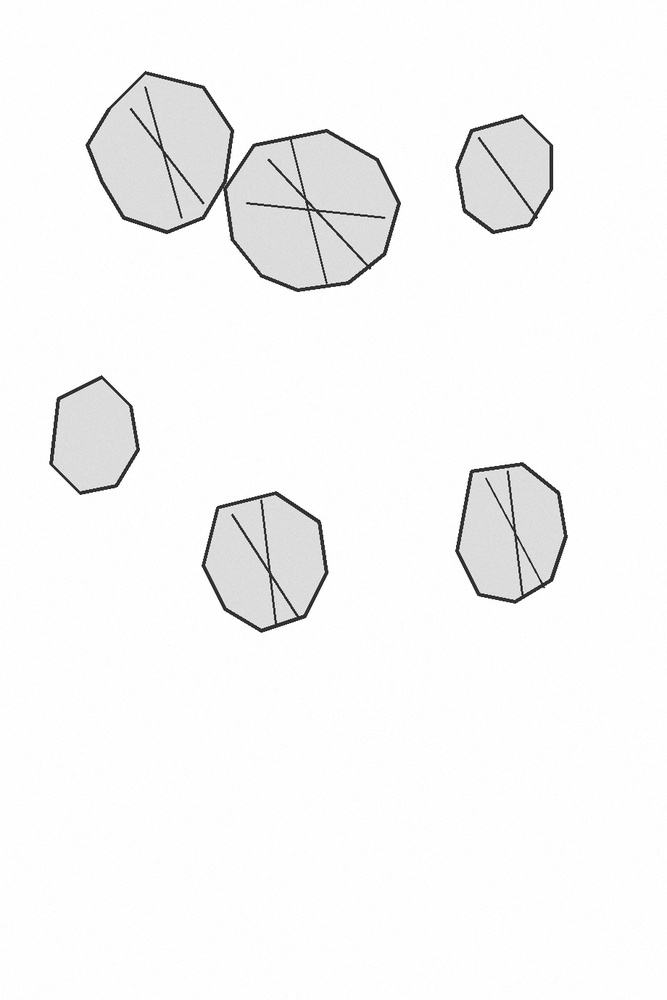
#> input picture segment_scan.jpg, 667 x 1000 px, shrunk from 920 x 1380 before the run
$ jupyter execute watershed_segmentation.ipynb   (shell and % lines are left out)
#> lines starting #> are read from the running program, lines starting #| are printed output that depends on the picture; after the words box and inside, x2 and y2 are one past the last pixel; in counts of white or black regions, pixels touching at a corner belong together
# Watershed Segmentation for Image Analysis

This notebook demonstrates watershed segmentation on an input image and exports the result as an SVG file with separate paths for each segment.

## Overview

The watershed algorithm is a powerful image segmentation technique that treats the grayscale image as a topographic surface and finds the watershed lines that separate different regions.

### Steps:
1. Load and preprocess the image
2. Apply watershed segmentation
3. Extract contours for each segment
4. Export to SVG with separate paths

[cell 1]
# Import required libraries
import numpy as np
import cv2
from pathlib import Path
import matplotlib.pyplot as plt

# Configure matplotlib for inline display
plt.rcParams['figure.figsize'] = (12, 8)

## 1. Load the Input Image

[cell 2]
# Load image
input_path = 'segment_scan.jpg'
img = cv2.imread(input_path)
#> img is the input picture: shape (1000, 667, 3); min 10, max 255, mean 246.8
img_rgb = cv2.cvtColor(img, cv2.COLOR_BGR2RGB)
gray = cv2.cvtColor(img, cv2.COLOR_BGR2GRAY)
height, width = img.shape[:2]

# Display original image
plt.imshow(gray, cmap='gray')
plt.title('Original Image')
plt.axis('off')
plt.show()

print(f"Image size: {width} x {height}")
#| Image size: 667 x 1000

## 2. Preprocess the Image

We apply bilateral filtering to reduce noise while preserving edges, then use adaptive thresholding to create a binary image.

[cell 3]
# Denoise using bilateral filter
denoised = cv2.bilateralFilter(gray, 9, 75, 75)

# Apply adaptive thresholding
binary = cv2.adaptiveThreshold(
    denoised, 255, cv2.ADAPTIVE_THRESH_GAUSSIAN_C,
    cv2.THRESH_BINARY_INV, 11, 2
)
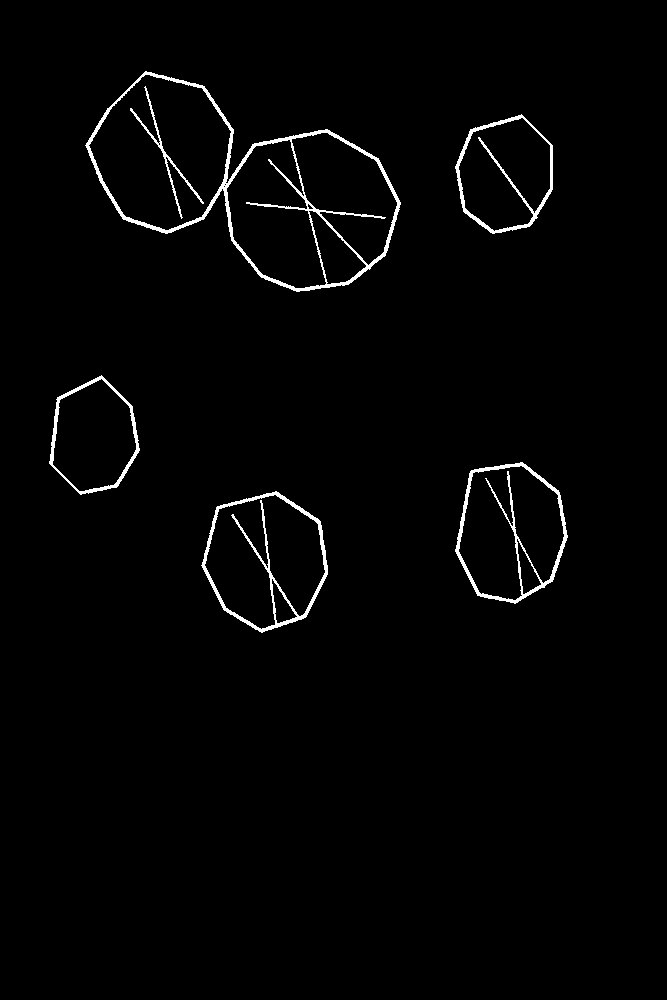
#> binary: shape (1000, 667); 1.7% white; 6 white regions, box (x1, y1, x2, y2) and area: (85, 71, 401, 292) 4391, (201, 491, 328, 633) 2030, (455, 462, 568, 604) 1921, (455, 114, 553, 234) 1369, (49, 375, 140, 495) 1051, (130, 86, 204, 219) 557

# Morphological opening to remove noise
kernel = np.ones((3, 3), np.uint8)
opening = cv2.morphologyEx(binary, cv2.MORPH_OPEN, kernel, iterations=2)
#> opening: shape (1000, 667); every value is 0

# Display preprocessing results
fig, axes = plt.subplots(1, 3, figsize=(15, 5))
axes[0].imshow(denoised, cmap='gray')
axes[0].set_title('Denoised')
axes[0].axis('off')

axes[1].imshow(binary, cmap='gray')
axes[1].set_title('Binary (Adaptive Threshold)')
axes[1].axis('off')

axes[2].imshow(opening, cmap='gray')
axes[2].set_title('After Morphological Opening')
axes[2].axis('off')

plt.tight_layout()
plt.show()
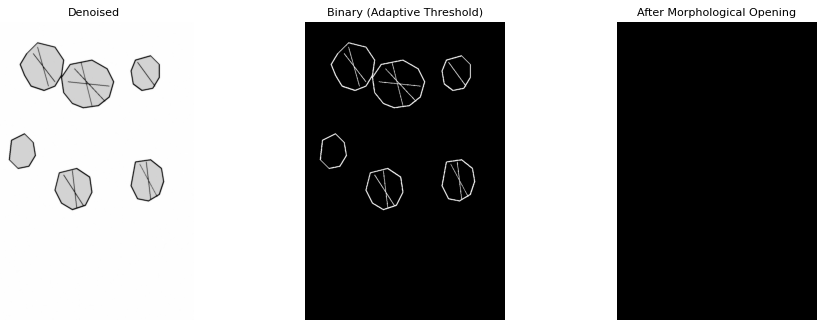
#> figure drawn by matplotlib, 3 panels

## 3. Apply Watershed Segmentation

The watershed algorithm uses distance transform to identify regions and then segments the image.

[cell 4]
# Distance transform
dist_transform = cv2.distanceTransform(opening, cv2.DIST_L2, 5)
#> dist_transform: shape (1000, 667) float32; every value is 0

# Threshold to get sure foreground
_, sure_fg = cv2.threshold(dist_transform, 0.3 * dist_transform.max(), 255, 0)
sure_fg = np.uint8(sure_fg)

# Dilate to get sure background
kernel = np.ones((3, 3), np.uint8)
sure_bg = cv2.dilate(opening, kernel, iterations=3)

# Find unknown region
unknown = cv2.subtract(sure_bg, sure_fg)

# Display intermediate results
fig, axes = plt.subplots(2, 2, figsize=(12, 10))
axes[0, 0].imshow(dist_transform, cmap='jet')
axes[0, 0].set_title('Distance Transform')
axes[0, 0].axis('off')

axes[0, 1].imshow(sure_fg, cmap='gray')
axes[0, 1].set_title('Sure Foreground')
axes[0, 1].axis('off')

axes[1, 0].imshow(sure_bg, cmap='gray')
axes[1, 0].set_title('Sure Background')
axes[1, 0].axis('off')

axes[1, 1].imshow(unknown, cmap='gray')
axes[1, 1].set_title('Unknown Region')
axes[1, 1].axis('off')

plt.tight_layout()
plt.show()
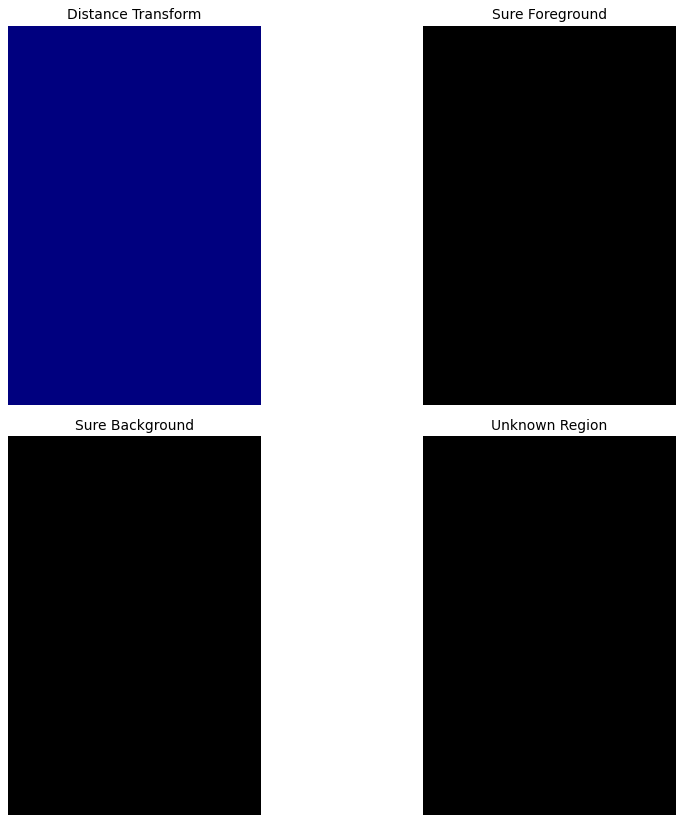
#> figure drawn by matplotlib, 4 panels

[cell 5]
# Label markers for watershed
_, markers = cv2.connectedComponents(sure_fg)

# Add 1 to all labels so background is not 0, but 1
markers = markers + 1
#> markers: shape (1000, 667) int32; every value is 1

# Mark unknown region as 0
markers[unknown == 255] = 0

# Create 3-channel image for watershed
img_for_watershed = cv2.merge([opening, opening, opening])
#> img_for_watershed: shape (1000, 667, 3); every value is 0

# Apply watershed
labels = cv2.watershed(img_for_watershed, markers)
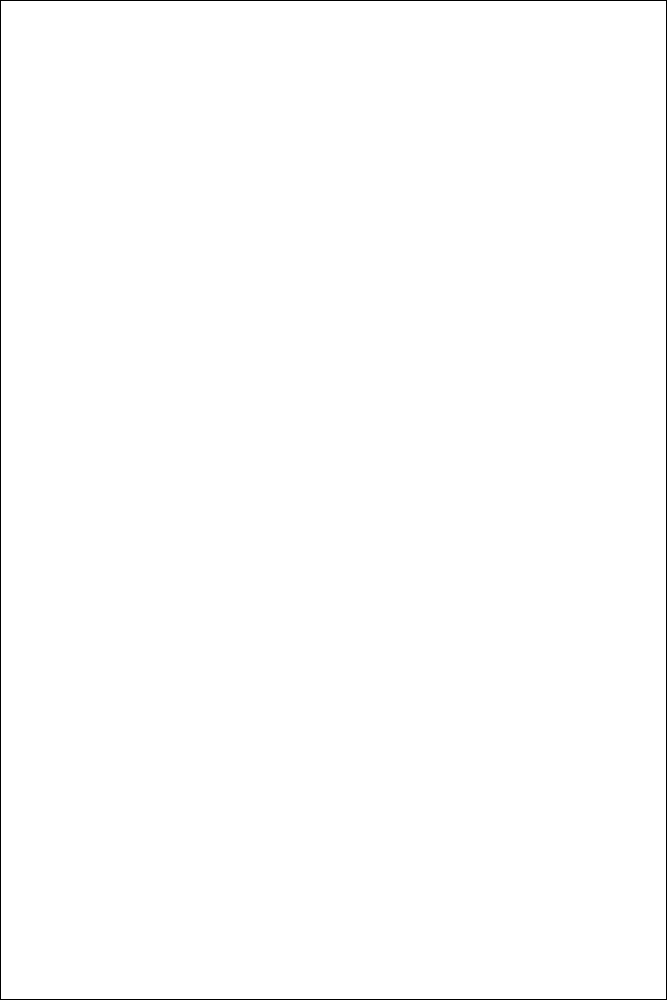
#> labels: shape (1000, 667) int32; values -1 (black) and 1 (white), 99.5% white; black in thin lines or dots

# Visualize segmentation result
# Create a colored overlay for visualization
overlay = img_rgb.copy()
overlay[labels == -1] = [255, 0, 0]  # Mark boundaries in red
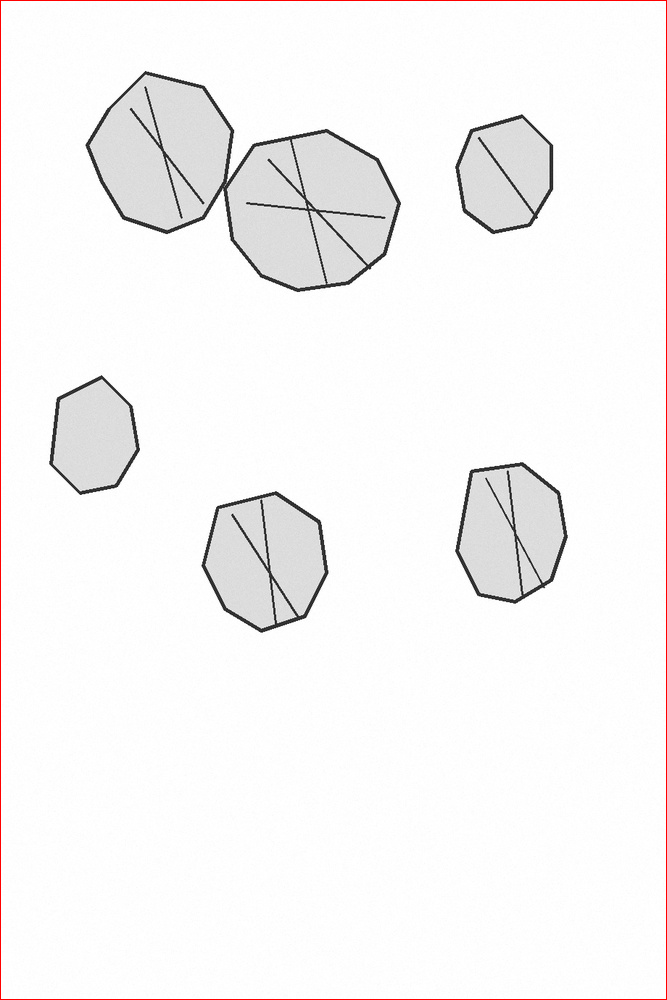
#> overlay: shape (1000, 667, 3); 0.5% of pixels changed, all inside (x1, y1, x2, y2) = (0, 0, 667, 1000)

fig, axes = plt.subplots(1, 2, figsize=(15, 7))
axes[0].imshow(labels, cmap='nipy_spectral')
axes[0].set_title('Watershed Segmentation Labels')
axes[0].axis('off')

axes[1].imshow(overlay)
axes[1].set_title('Segmentation Boundaries')
axes[1].axis('off')

plt.tight_layout()
plt.show()

# Count segments
unique_labels = np.unique(labels)
#> unique_labels = [-1, 1]
unique_labels = unique_labels[(unique_labels > 1)]
#> unique_labels = empty array
print(f"Number of segments detected: {len(unique_labels)}")
#| Number of segments detected: 0

## 4. Extract Contours from Segments

[cell 6]
def extract_contours(labels, min_area=50):
    """
    Extract contours from segmented labels.

    Args:
        labels: Watershed labels array
        min_area: Minimum area threshold to filter small segments

    Returns:
        List of contours (each contour is a list of (x, y) points)
    """
#> called with min_area = 50
    contours_list = []

    # Get unique labels (excluding background -1 and 1)
    unique_labels = np.unique(labels)
#> unique_labels = [-1, 1]
    unique_labels = unique_labels[(unique_labels > 1)]
#> unique_labels = empty array

    for label in unique_labels:
        # Create binary mask for this label
        mask = np.uint8(labels == label) * 255

        # Find contours
        contours, _ = cv2.findContours(mask, cv2.RETR_EXTERNAL, cv2.CHAIN_APPROX_SIMPLE)

        for contour in contours:
            # Calculate area and filter small regions
            area = cv2.contourArea(contour)
            if area >= min_area:
                # Simplify contour to reduce points
                epsilon = 0.005 * cv2.arcLength(contour, True)
                approx = cv2.approxPolyDP(contour, epsilon, True)

                # Convert to list of (x, y) tuples
                points = [(float(pt[0][0]), float(pt[0][1])) for pt in approx]
                if len(points) >= 3:  # Need at least 3 points for a polygon
                    contours_list.append(points)
#> this loop made 0 passes
#> after the loop, contours_list = []

    return contours_list

# Extract contours
contours = extract_contours(labels, min_area=50)
#> contours = []
print(f"Total contours extracted: {len(contours)}")
#| Total contours extracted: 0

# Visualize contours on original image
contour_img = img_rgb.copy()
for i, contour in enumerate(contours):
    pts = np.array(contour, dtype=np.int32)
    cv2.polylines(contour_img, [pts], True, (255, 0, 0), 2)

plt.figure(figsize=(12, 8))
plt.imshow(contour_img)
plt.title(f'Detected Contours ({len(contours)} segments)')
plt.axis('off')
plt.show()

## 5. Export to SVG

Each segment is exported as a separate SVG path element.

[cell 7]
# [18 lines left out: function path_d_from_points, not called in this run]


def export_svg(contours, width, height, output_path):
    """
    Export contours as SVG file with separate paths for each segment.
    """
#> called with width = 667, height = 1000, output_path = 'segment_scan_segmented.svg'
    output_path = Path(output_path)
    output_path.parent.mkdir(parents=True, exist_ok=True)

    with open(output_path, "w") as f:
        # Write SVG header
        f.write('<?xml version="1.0" encoding="UTF-8"?>\n')
        f.write(f'<svg xmlns="http://www.w3.org/2000/svg" ')
        f.write(f'width="{width}" height="{height}" ')
        f.write(f'viewBox="0 0 {width} {height}">\n')

        # Write group for all segments
        f.write('  <g id="watershed-segments" fill="none" stroke="#ff0000" stroke-width="2">\n')

        # Write each contour as a separate path
        for i, contour in enumerate(contours):
            path_d = path_d_from_points(contour)
            if path_d:
                f.write(f'    <path id="segment_{i}" d="{path_d}" />\n')

        f.write("  </g>\n")
        f.write("</svg>\n")


# Export to SVG
output_svg = 'segment_scan_segmented.svg'
export_svg(contours, width, height, output_svg)
print(f"SVG exported to: {output_svg}")
print(f"Total segments in SVG: {len(contours)}")
#| Total segments in SVG: 0

$ run again, with test_fractures.jpg copied over segment_scan.jpg
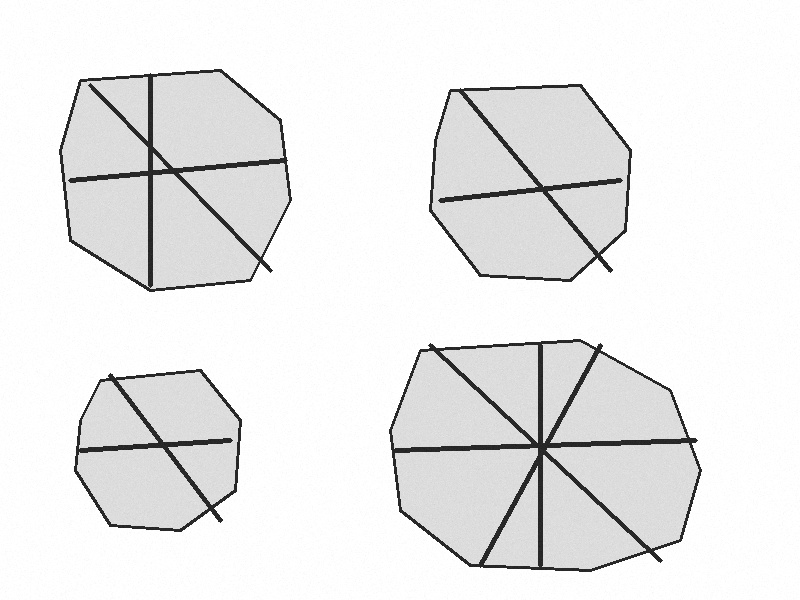
#> input picture test_fractures.jpg, 800 x 600 px
#> img is the input picture: shape (600, 800, 3); min 25, max 255, mean 235.4
#| Image size: 800 x 600
#> binary: shape (600, 800); 4.1% white; 4 white regions, box (x1, y1, x2, y2) and area: (389, 339, 702, 572) 7528, (59, 69, 292, 292) 5292, (429, 84, 632, 282) 3927, (74, 369, 242, 532) 3143
#> opening: shape (600, 800); 1.4% white; 16 white regions, largest, box (x1, y1, x2, y2) and area: (70, 74, 287, 286) 2163, (531, 345, 696, 566) 1978, (440, 178, 621, 203) 929
#> sure_bg: shape (600, 800); 3.3% white; 11 white regions, largest, box (x1, y1, x2, y2) and area: (392, 342, 699, 569) 5912, (67, 71, 290, 289) 4923, (437, 175, 624, 206) 2220
#> unknown: shape (600, 800); 2.5% white; 11 white regions, largest, box (x1, y1, x2, y2) and area: (392, 342, 699, 569) 4365, (67, 71, 290, 289) 3664, (437, 175, 624, 206) 1707
#> `markers[unknown == 255] = 0`:
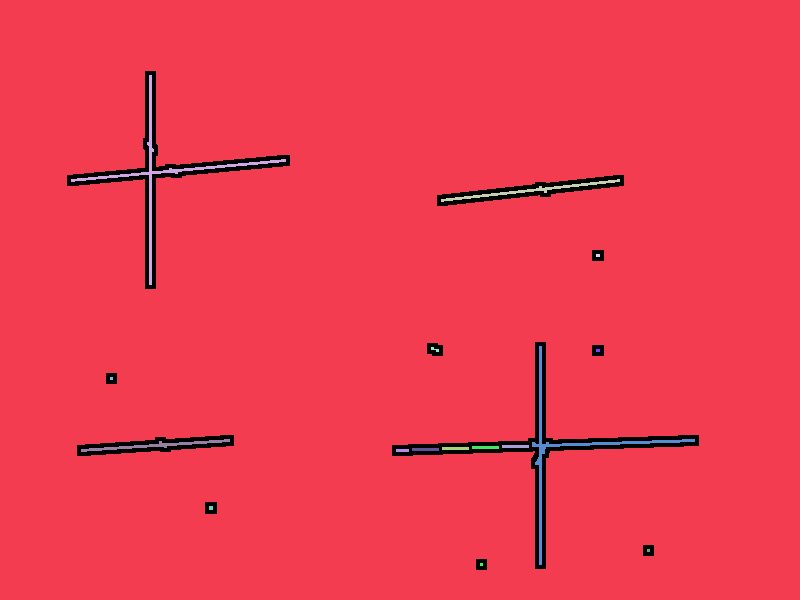
#> markers: shape (600, 800) int32; 18 distinct labels, from 0 to 17; one colour per label, 0 black
#> labels: shape (600, 800) int32; 18 distinct labels, from -1 to 17
#> overlay: shape (600, 800, 3); 1.16% of pixels changed, all inside (x1, y1, x2, y2) = (0, 0, 800, 600)
#> `unique_labels = np.unique(labels)`: unique_labels = 18 values from -1 to 17
#> `unique_labels = unique_labels[(unique_labels > 1)]`: unique_labels = [2, 3, 4, 5, 6, 7, 8, 9, 10, 11, 12, 13, 14, 15, 16, 17]
#| Number of segments detected: 16
#> in extract_contours, `unique_labels = np.unique(labels)`: unique_labels = 18 values from -1 to 17
#> in extract_contours, `unique_labels = unique_labels[(unique_labels > 1)]`: unique_labels = [2, 3, 4, 5, 6, 7, 8, 9, 10, 11, 12, 13, 14, 15, 16, 17]
#> the loop in extract_contours, `for label in unique_labels:` made 16 passes
#> contours on passes 3, 6, 7, 9, 10, 11, 12, 13: [[[595, 253], [595, 257], [600, 257], [600, 253]]], [[[595, 348], [595, 352], [600, 352], [600, 348]]], [[[109, 376], [109, 380], [113, 380], [113, 376]]], [[[501, 444], [501, 448], [529, 448], [529, 444]]], [[[441, 446], [441, 450], [469, 450], [469, 446]]], [[[471, 445], [471, 449], [499, 449], [499, 445]]], [[[395, 448], [395, 452], [409, 452], [409, 448]]], [[[411, 447], [411, 451], [439, 451], [439, 447]]]
#> after the loop in extract_contours, `for label in unique_labels:`: contours_list = 9 items
#| Total contours extracted: 9
#> the loop `for i, contour in enumerate(contours):` made 9 passes
#> after the loop `for i, contour in enumerate(contours):`:
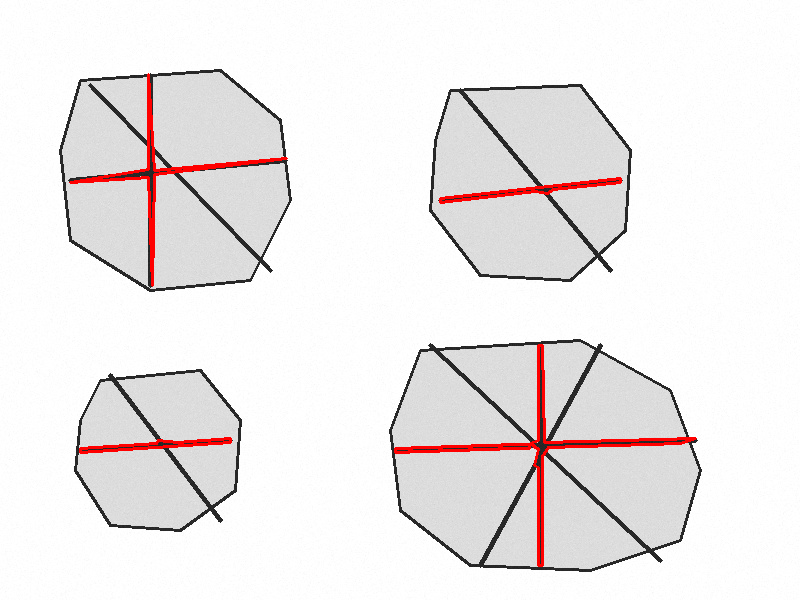
#> contour_img: shape (600, 800, 3); 1.51% of pixels changed, all inside (x1, y1, x2, y2) = (69, 73, 697, 567)
#> the loop in export_svg, `for i, contour in enumerate(contours):` made 9 passes
#> contour on passes 5 to 9: [(501, 444), (501, 448), (529, 448), (529, 444)], [(441, 446), (441, 450), (469, 450), (469, 446)], [(471, 445), (471, 449), (499, 449), (499, 445)], [(395, 448), (395, 452), (409, 452), (409, 448)], [(411, 447), (411, 451), (439, 451), (439, 447)]
#| Total segments in SVG: 9
